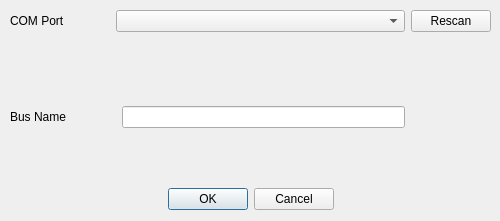
<?xml version="1.0" encoding="UTF-8"?>
<ui version="4.0">
 <class>AddNetDialog</class>
 <widget class="QDialog" name="AddNetDialog">
  <property name="windowModality">
   <enum>Qt::ApplicationModal</enum>
  </property>
  <property name="geometry">
   <rect>
    <x>0</x>
    <y>0</y>
    <width>500</width>
    <height>221</height>
   </rect>
  </property>
  <property name="windowTitle">
   <string>Add Bus</string>
  </property>
  <property name="styleSheet">
   <string notr="true"/>
  </property>
  <property name="modal">
   <bool>true</bool>
  </property>
  <widget class="QWidget" name="gridLayoutWidget">
   <property name="geometry">
    <rect>
     <x>0</x>
     <y>0</y>
     <width>501</width>
     <height>255</height>
    </rect>
   </property>
   <layout class="QGridLayout" name="gridLayout" rowstretch="0,0,0,0,0,0,0,0,0">
    <property name="spacing">
     <number>6</number>
    </property>
    <item row="1" column="1">
     <widget class="QLabel" name="label">
      <property name="text">
       <string>COM Port</string>
      </property>
     </widget>
    </item>
    <item row="1" column="4">
     <widget class="QPushButton" name="rescanButton">
      <property name="text">
       <string>Rescan</string>
      </property>
     </widget>
    </item>
    <item row="7" column="1" rowspan="2" colspan="4">
     <widget class="QDialogButtonBox" name="buttonBox">
      <property name="orientation">
       <enum>Qt::Horizontal</enum>
      </property>
      <property name="standardButtons">
       <set>QDialogButtonBox::Cancel|QDialogButtonBox::Ok</set>
      </property>
      <property name="centerButtons">
       <bool>true</bool>
      </property>
     </widget>
    </item>
    <item row="0" column="4">
     <spacer name="verticalSpacer_3">
      <property name="orientation">
       <enum>Qt::Vertical</enum>
      </property>
      <property name="sizeType">
       <enum>QSizePolicy::Fixed</enum>
      </property>
      <property name="sizeHint" stdset="0">
       <size>
        <width>20</width>
        <height>10</height>
       </size>
      </property>
     </spacer>
    </item>
    <item row="1" column="5">
     <spacer name="horizontalSpacer">
      <property name="orientation">
       <enum>Qt::Horizontal</enum>
      </property>
      <property name="sizeType">
       <enum>QSizePolicy::Fixed</enum>
      </property>
      <property name="sizeHint" stdset="0">
       <size>
        <width>10</width>
        <height>20</height>
       </size>
      </property>
     </spacer>
    </item>
    <item row="1" column="0">
     <spacer name="horizontalSpacer_2">
      <property name="orientation">
       <enum>Qt::Horizontal</enum>
      </property>
      <property name="sizeType">
       <enum>QSizePolicy::Fixed</enum>
      </property>
      <property name="sizeHint" stdset="0">
       <size>
        <width>10</width>
        <height>20</height>
       </size>
      </property>
     </spacer>
    </item>
    <item row="1" column="2" colspan="2">
     <widget class="QComboBox" name="portCombo"/>
    </item>
    <item row="2" column="2" colspan="2">
     <widget class="QLabel" name="portHintLabel">
      <property name="text">
       <string/>
      </property>
     </widget>
    </item>
    <item row="7" column="0" rowspan="2">
     <spacer name="verticalSpacer_4">
      <property name="orientation">
       <enum>Qt::Vertical</enum>
      </property>
      <property name="sizeType">
       <enum>QSizePolicy::Fixed</enum>
      </property>
      <property name="sizeHint" stdset="0">
       <size>
        <width>10</width>
        <height>90</height>
       </size>
      </property>
     </spacer>
    </item>
    <item row="3" column="3">
     <widget class="QLineEdit" name="netName"/>
    </item>
    <item row="3" column="1">
     <widget class="QLabel" name="label_2">
      <property name="text">
       <string>Bus Name</string>
      </property>
     </widget>
    </item>
    <item row="3" column="4">
     <spacer name="verticalSpacer_2">
      <property name="orientation">
       <enum>Qt::Vertical</enum>
      </property>
      <property name="sizeType">
       <enum>QSizePolicy::Fixed</enum>
      </property>
      <property name="sizeHint" stdset="0">
       <size>
        <width>20</width>
        <height>40</height>
       </size>
      </property>
     </spacer>
    </item>
    <item row="6" column="1">
     <spacer name="horizontalSpacer_3">
      <property name="orientation">
       <enum>Qt::Horizontal</enum>
      </property>
      <property name="sizeType">
       <enum>QSizePolicy::Fixed</enum>
      </property>
      <property name="sizeHint" stdset="0">
       <size>
        <width>100</width>
        <height>1</height>
       </size>
      </property>
     </spacer>
    </item>
   </layout>
  </widget>
 </widget>
 <resources/>
 <connections>
  <connection>
   <sender>buttonBox</sender>
   <signal>accepted()</signal>
   <receiver>AddNetDialog</receiver>
   <slot>accept()</slot>
   <hints>
    <hint type="sourcelabel">
     <x>248</x>
     <y>254</y>
    </hint>
    <hint type="destinationlabel">
     <x>157</x>
     <y>274</y>
    </hint>
   </hints>
  </connection>
  <connection>
   <sender>buttonBox</sender>
   <signal>rejected()</signal>
   <receiver>AddNetDialog</receiver>
   <slot>reject()</slot>
   <hints>
    <hint type="sourcelabel">
     <x>316</x>
     <y>260</y>
    </hint>
    <hint type="destinationlabel">
     <x>286</x>
     <y>274</y>
    </hint>
   </hints>
  </connection>
 </connections>
</ui>
